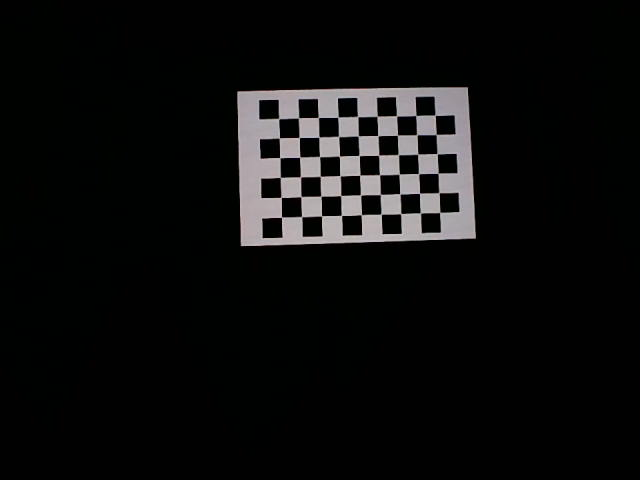
#> input picture stereoDepth/calibration_images/left0.png, 640 x 480 px
$ python grabSeperate.py calibration_images out.png calibration_images/left0.png
#> lines starting #> are read from the running program, lines starting #| are printed output that depends on the picture
import numpy as np
import cv2
import sys
import glob

i = 0


def main():
    """ If you are autosync camera, you will get the images concatanated. This code is for seperation. """
    global i
    if len(sys.argv) < 4:
        print("Usage: ./program_name directory directory_to_save prefix_left_right_stereo")
        sys.exit(1)
    images = glob.glob(sys.argv[1] + '/*.png')
    # print(sys.argv[1] + '*.png')
    # print(images)
    for image in images:
        img = cv2.imread(image)
#> img is the input picture: shape (480, 640, 3); mean B, G, R 13.7, 13.9, 13.7
        height, width, channels = img.shape
#> height = 480; width = 640; channels = 3
        print("for image name: " + image + " -> " + str(width) + " " + str(height) + "  " + str(channels))
#| for image name: calibration_images/left0.png -> 640 480  3

        # Get the right image or left image as valid, possible to get both.
        if(sys.argv[3] == "right"):
            rightImage = img[0:height, int(width/2):width, :]
            cv2.imwrite(sys.argv[2] + "/" + sys.argv[3] + str(i)+".png", rightImage)
            i += 1
        elif(sys.argv[3] == "left"):
            leftImage = img[0:height, 0:int(width/2), :]
            cv2.imwrite(sys.argv[2] + "/" + sys.argv[3] + str(i)+".png", leftImage)
            i += 1
        else:
            leftImage = img[0:height, 0:int(width/2), :]
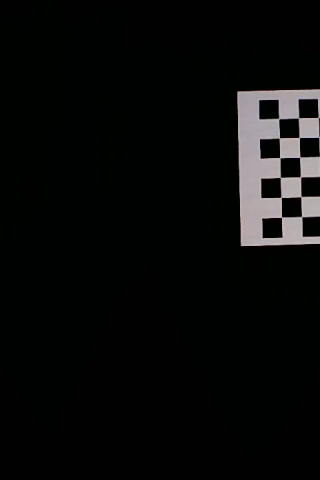
#> leftImage: shape (480, 320, 3); mean B, G, R 10.3, 10.8, 10.2
            rightImage = img[0:height, int(width/2):width, :]
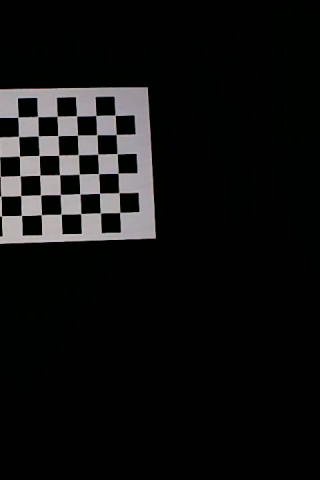
#> rightImage: shape (480, 320, 3); mean B, G, R 17.1, 17.1, 17.3
            cv2.imwrite(sys.argv[2] + "/" + "right" + str(i)+".png", rightImage)
            cv2.imwrite(sys.argv[2] + "/" + "left" + str(i)+".png", leftImage)
            i += 1
#> pass 2 of the loop in main, `for image in images:`:
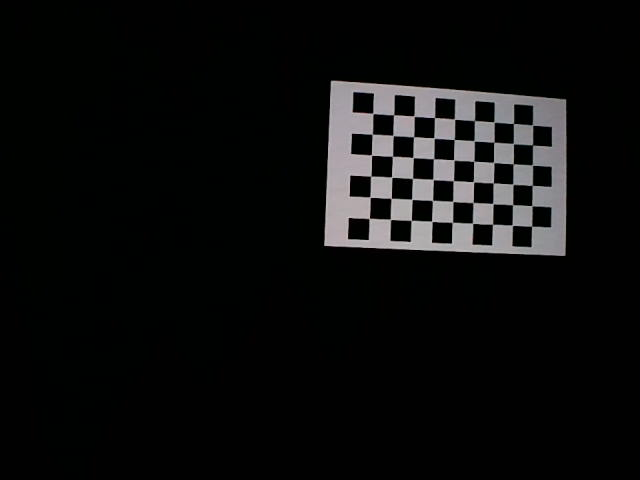
#> input picture stereoDepth/calibration_images/left1.png, 640 x 480 px
#> in main, img is the input picture: shape (480, 640, 3); mean B, G, R 13.9, 14.1, 13.7
#| for image name: calibration_images/left1.png -> 640 480  3
#> in main, `rightImage = img[0:height, int(width/2):width, :]`:
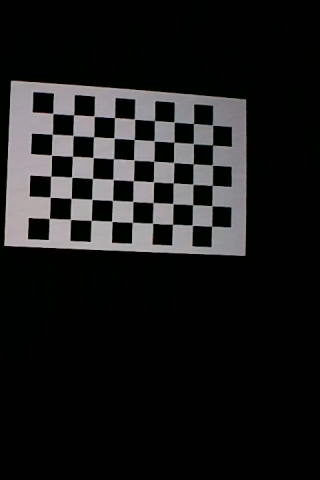
#> rightImage: shape (480, 320, 3); mean B, G, R 27, 26.6, 27

    cv2.destroyAllWindows()


if __name__ == '__main__':
    main()
